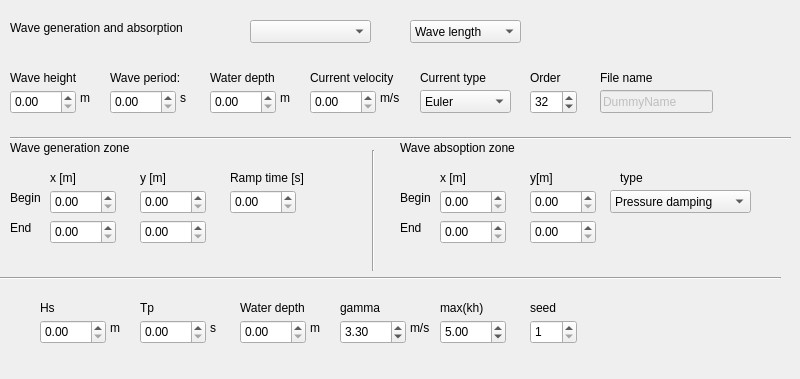
    <widget class="QWidget" name="tab_5">
     <attribute name="title">
      <string>Wave Generation</string>
     </attribute>
     <widget class="Line" name="line_25">
      <property name="geometry">
       <rect>
        <x>0</x>
        <y>270</y>
        <width>781</width>
        <height>16</height>
       </rect>
      </property>
      <property name="orientation">
       <enum>Qt::Horizontal</enum>
      </property>
     </widget>
     <widget class="QLabel" name="label_52">
      <property name="geometry">
       <rect>
        <x>10</x>
        <y>20</y>
        <width>331</width>
        <height>16</height>
       </rect>
      </property>
      <property name="text">
       <string>Wave generation and absorption</string>
      </property>
     </widget>
     <widget class="QLabel" name="label_55">
      <property name="geometry">
       <rect>
        <x>10</x>
        <y>140</y>
        <width>151</width>
        <height>16</height>
       </rect>
      </property>
      <property name="text">
       <string>Wave generation zone</string>
      </property>
     </widget>
     <widget class="Line" name="line_27">
      <property name="geometry">
       <rect>
        <x>10</x>
        <y>130</y>
        <width>781</width>
        <height>16</height>
       </rect>
      </property>
      <property name="orientation">
       <enum>Qt::Horizontal</enum>
      </property>
     </widget>
     <widget class="QDoubleSpinBox" name="xGenStart">
      <property name="geometry">
       <rect>
        <x>50</x>
        <y>190</y>
        <width>66</width>
        <height>24</height>
       </rect>
      </property>
      <property name="maximum">
       <double>100000.000000000000000</double>
      </property>
     </widget>
     <widget class="QDoubleSpinBox" name="xGenEnd">
      <property name="geometry">
       <rect>
        <x>50</x>
        <y>220</y>
        <width>66</width>
        <height>24</height>
       </rect>
      </property>
      <property name="maximum">
       <double>100000.000000000000000</double>
      </property>
     </widget>
     <widget class="QDoubleSpinBox" name="yGenStart">
      <property name="geometry">
       <rect>
        <x>140</x>
        <y>190</y>
        <width>66</width>
        <height>24</height>
       </rect>
      </property>
      <property name="maximum">
       <double>100000.000000000000000</double>
      </property>
     </widget>
     <widget class="QDoubleSpinBox" name="yGenEnd">
      <property name="geometry">
       <rect>
        <x>140</x>
        <y>220</y>
        <width>66</width>
        <height>24</height>
       </rect>
      </property>
      <property name="maximum">
       <double>100000.000000000000000</double>
      </property>
     </widget>
     <widget class="QLabel" name="label_126">
      <property name="geometry">
       <rect>
        <x>50</x>
        <y>170</y>
        <width>41</width>
        <height>16</height>
       </rect>
      </property>
      <property name="text">
       <string>x [m]</string>
      </property>
     </widget>
     <widget class="QLabel" name="label_127">
      <property name="geometry">
       <rect>
        <x>140</x>
        <y>170</y>
        <width>41</width>
        <height>16</height>
       </rect>
      </property>
      <property name="text">
       <string>y [m]</string>
      </property>
     </widget>
     <widget class="QLabel" name="label_129">
      <property name="geometry">
       <rect>
        <x>10</x>
        <y>190</y>
        <width>41</width>
        <height>16</height>
       </rect>
      </property>
      <property name="text">
       <string>Begin</string>
      </property>
     </widget>
     <widget class="QLabel" name="label_130">
      <property name="geometry">
       <rect>
        <x>10</x>
        <y>220</y>
        <width>31</width>
        <height>16</height>
       </rect>
      </property>
      <property name="text">
       <string>End</string>
      </property>
     </widget>
     <widget class="QDoubleSpinBox" name="yAbsorbStart">
      <property name="geometry">
       <rect>
        <x>530</x>
        <y>190</y>
        <width>66</width>
        <height>24</height>
       </rect>
      </property>
      <property name="maximum">
       <double>100000.000000000000000</double>
      </property>
     </widget>
     <widget class="QLabel" name="label_132">
      <property name="geometry">
       <rect>
        <x>440</x>
        <y>170</y>
        <width>41</width>
        <height>16</height>
       </rect>
      </property>
      <property name="text">
       <string>x [m]</string>
      </property>
     </widget>
     <widget class="QDoubleSpinBox" name="xAbsorbStart">
      <property name="geometry">
       <rect>
        <x>440</x>
        <y>190</y>
        <width>66</width>
        <height>24</height>
       </rect>
      </property>
      <property name="maximum">
       <double>100000.000000000000000</double>
      </property>
     </widget>
     <widget class="QLabel" name="label_133">
      <property name="geometry">
       <rect>
        <x>400</x>
        <y>220</y>
        <width>31</width>
        <height>16</height>
       </rect>
      </property>
      <property name="text">
       <string>End</string>
      </property>
     </widget>
     <widget class="QLabel" name="label_134">
      <property name="geometry">
       <rect>
        <x>400</x>
        <y>140</y>
        <width>151</width>
        <height>16</height>
       </rect>
      </property>
      <property name="text">
       <string>Wave absoption zone</string>
      </property>
     </widget>
     <widget class="QDoubleSpinBox" name="xAbsorbEnd">
      <property name="geometry">
       <rect>
        <x>440</x>
        <y>220</y>
        <width>66</width>
        <height>24</height>
       </rect>
      </property>
      <property name="maximum">
       <double>100000.000000000000000</double>
      </property>
     </widget>
     <widget class="QDoubleSpinBox" name="yAbsorbEnd">
      <property name="geometry">
       <rect>
        <x>530</x>
        <y>220</y>
        <width>66</width>
        <height>24</height>
       </rect>
      </property>
      <property name="maximum">
       <double>100000.000000000000000</double>
      </property>
     </widget>
     <widget class="QLabel" name="label_135">
      <property name="geometry">
       <rect>
        <x>530</x>
        <y>170</y>
        <width>41</width>
        <height>16</height>
       </rect>
      </property>
      <property name="text">
       <string>y[m]</string>
      </property>
     </widget>
     <widget class="QLabel" name="label_136">
      <property name="geometry">
       <rect>
        <x>400</x>
        <y>190</y>
        <width>41</width>
        <height>16</height>
       </rect>
      </property>
      <property name="text">
       <string>Begin</string>
      </property>
     </widget>
     <widget class="Line" name="line_26">
      <property name="geometry">
       <rect>
        <x>363</x>
        <y>150</y>
        <width>20</width>
        <height>121</height>
       </rect>
      </property>
      <property name="orientation">
       <enum>Qt::Vertical</enum>
      </property>
     </widget>
     <widget class="QComboBox" name="waveType">
      <property name="geometry">
       <rect>
        <x>250</x>
        <y>20</y>
        <width>121</width>
        <height>23</height>
       </rect>
      </property>
     </widget>
     <widget class="QWidget" name="widget_SF" native="true">
      <property name="enabled">
       <bool>true</bool>
      </property>
      <property name="geometry">
       <rect>
        <x>-40</x>
        <y>60</y>
        <width>771</width>
        <height>80</height>
       </rect>
      </property>
      <widget class="QLabel" name="SF_TLabel">
       <property name="geometry">
        <rect>
         <x>150</x>
         <y>10</y>
         <width>81</width>
         <height>16</height>
        </rect>
       </property>
       <property name="text">
        <string>Wave period:</string>
       </property>
      </widget>
      <widget class="QDoubleSpinBox" name="SF_H">
       <property name="geometry">
        <rect>
         <x>50</x>
         <y>30</y>
         <width>66</width>
         <height>24</height>
        </rect>
       </property>
      </widget>
      <widget class="QLabel" name="label_142">
       <property name="geometry">
        <rect>
         <x>250</x>
         <y>10</y>
         <width>81</width>
         <height>16</height>
        </rect>
       </property>
       <property name="text">
        <string>Water depth</string>
       </property>
      </widget>
      <widget class="QDoubleSpinBox" name="SF_h">
       <property name="geometry">
        <rect>
         <x>250</x>
         <y>30</y>
         <width>66</width>
         <height>24</height>
        </rect>
       </property>
       <property name="maximum">
        <double>9999.000000000000000</double>
       </property>
      </widget>
      <widget class="QDoubleSpinBox" name="SF_T">
       <property name="geometry">
        <rect>
         <x>150</x>
         <y>30</y>
         <width>66</width>
         <height>24</height>
        </rect>
       </property>
       <property name="maximum">
        <double>1000.000000000000000</double>
       </property>
       <property name="singleStep">
        <double>0.100000000000000</double>
       </property>
      </widget>
      <widget class="QLabel" name="label_140">
       <property name="geometry">
        <rect>
         <x>50</x>
         <y>10</y>
         <width>81</width>
         <height>16</height>
        </rect>
       </property>
       <property name="text">
        <string>Wave height</string>
       </property>
      </widget>
      <widget class="QDoubleSpinBox" name="SF_U">
       <property name="geometry">
        <rect>
         <x>350</x>
         <y>30</y>
         <width>66</width>
         <height>24</height>
        </rect>
       </property>
      </widget>
      <widget class="QLabel" name="label_143">
       <property name="geometry">
        <rect>
         <x>350</x>
         <y>10</y>
         <width>101</width>
         <height>16</height>
        </rect>
       </property>
       <property name="text">
        <string>Current velocity</string>
       </property>
      </widget>
      <widget class="QLabel" name="label_144">
       <property name="geometry">
        <rect>
         <x>120</x>
         <y>30</y>
         <width>21</width>
         <height>16</height>
        </rect>
       </property>
       <property name="text">
        <string>m</string>
       </property>
      </widget>
      <widget class="QLabel" name="SF_TL_unit">
       <property name="geometry">
        <rect>
         <x>220</x>
         <y>30</y>
         <width>21</width>
         <height>16</height>
        </rect>
       </property>
       <property name="text">
        <string>s</string>
       </property>
      </widget>
      <widget class="QLabel" name="label_146">
       <property name="geometry">
        <rect>
         <x>320</x>
         <y>30</y>
         <width>21</width>
         <height>16</height>
        </rect>
       </property>
       <property name="text">
        <string>m</string>
       </property>
      </widget>
      <widget class="QLabel" name="label_147">
       <property name="geometry">
        <rect>
         <x>420</x>
         <y>30</y>
         <width>21</width>
         <height>16</height>
        </rect>
       </property>
       <property name="text">
        <string>m/s</string>
       </property>
      </widget>
      <widget class="QLabel" name="label_148">
       <property name="geometry">
        <rect>
         <x>460</x>
         <y>10</y>
         <width>81</width>
         <height>16</height>
        </rect>
       </property>
       <property name="text">
        <string>Current type</string>
       </property>
      </widget>
      <widget class="QComboBox" name="stokesOrEuler">
       <property name="geometry">
        <rect>
         <x>460</x>
         <y>30</y>
         <width>91</width>
         <height>23</height>
        </rect>
       </property>
       <item>
        <property name="text">
         <string>Euler</string>
        </property>
       </item>
       <item>
        <property name="text">
         <string>Stokes</string>
        </property>
       </item>
      </widget>
      <widget class="QLabel" name="label_149">
       <property name="geometry">
        <rect>
         <x>570</x>
         <y>10</y>
         <width>81</width>
         <height>16</height>
        </rect>
       </property>
       <property name="text">
        <string>Order</string>
       </property>
      </widget>
      <widget class="QSpinBox" name="SF_n">
       <property name="geometry">
        <rect>
         <x>570</x>
         <y>30</y>
         <width>47</width>
         <height>24</height>
        </rect>
       </property>
       <property name="minimum">
        <number>1</number>
       </property>
       <property name="maximum">
        <number>40</number>
       </property>
       <property name="value">
        <number>32</number>
       </property>
      </widget>
      <widget class="QLineEdit" name="irrFileName">
       <property name="enabled">
        <bool>false</bool>
       </property>
       <property name="geometry">
        <rect>
         <x>640</x>
         <y>30</y>
         <width>113</width>
         <height>23</height>
        </rect>
       </property>
       <property name="text">
        <string>DummyName</string>
       </property>
      </widget>
      <widget class="QLabel" name="irrFileName_label">
       <property name="geometry">
        <rect>
         <x>640</x>
         <y>10</y>
         <width>81</width>
         <height>16</height>
        </rect>
       </property>
       <property name="text">
        <string>File name</string>
       </property>
      </widget>
      <zorder>SF_TLabel</zorder>
      <zorder>SF_T</zorder>
      <zorder>SF_h</zorder>
      <zorder>label_140</zorder>
      <zorder>SF_H</zorder>
      <zorder>label_142</zorder>
      <zorder>SF_U</zorder>
      <zorder>label_143</zorder>
      <zorder>label_144</zorder>
      <zorder>SF_TL_unit</zorder>
      <zorder>label_146</zorder>
      <zorder>label_147</zorder>
      <zorder>label_148</zorder>
      <zorder>stokesOrEuler</zorder>
      <zorder>label_149</zorder>
      <zorder>SF_n</zorder>
      <zorder>irrFileName</zorder>
      <zorder>irrFileName_label</zorder>
     </widget>
     <widget class="QComboBox" name="LorP_ComboBox">
      <property name="geometry">
       <rect>
        <x>410</x>
        <y>20</y>
        <width>111</width>
        <height>23</height>
       </rect>
      </property>
      <item>
       <property name="text">
        <string>Wave length</string>
       </property>
      </item>
      <item>
       <property name="text">
        <string>wave period</string>
       </property>
      </item>
     </widget>
     <widget class="QComboBox" name="pressureDampingOrRelax">
      <property name="geometry">
       <rect>
        <x>610</x>
        <y>190</y>
        <width>141</width>
        <height>23</height>
       </rect>
      </property>
      <item>
       <property name="text">
        <string>Pressure damping</string>
       </property>
      </item>
      <item>
       <property name="text">
        <string>Relaxation zone</string>
       </property>
      </item>
     </widget>
     <widget class="QWidget" name="widget_JONSWAP" native="true">
      <property name="enabled">
       <bool>true</bool>
      </property>
      <property name="geometry">
       <rect>
        <x>-10</x>
        <y>290</y>
        <width>681</width>
        <height>80</height>
       </rect>
      </property>
      <widget class="QLabel" name="label_150">
       <property name="geometry">
        <rect>
         <x>150</x>
         <y>10</y>
         <width>81</width>
         <height>16</height>
        </rect>
       </property>
       <property name="text">
        <string>Tp</string>
       </property>
      </widget>
      <widget class="QDoubleSpinBox" name="Hs">
       <property name="geometry">
        <rect>
         <x>50</x>
         <y>30</y>
         <width>66</width>
         <height>24</height>
        </rect>
       </property>
      </widget>
      <widget class="QLabel" name="label_151">
       <property name="geometry">
        <rect>
         <x>250</x>
         <y>10</y>
         <width>81</width>
         <height>16</height>
        </rect>
       </property>
       <property name="text">
        <string>Water depth</string>
       </property>
      </widget>
      <widget class="QDoubleSpinBox" name="h">
       <property name="geometry">
        <rect>
         <x>250</x>
         <y>30</y>
         <width>66</width>
         <height>24</height>
        </rect>
       </property>
      </widget>
      <widget class="QDoubleSpinBox" name="Tp">
       <property name="geometry">
        <rect>
         <x>150</x>
         <y>30</y>
         <width>66</width>
         <height>24</height>
        </rect>
       </property>
      </widget>
      <widget class="QLabel" name="label_152">
       <property name="geometry">
        <rect>
         <x>50</x>
         <y>10</y>
         <width>81</width>
         <height>16</height>
        </rect>
       </property>
       <property name="text">
        <string>Hs</string>
       </property>
      </widget>
      <widget class="QDoubleSpinBox" name="gamma_2">
       <property name="geometry">
        <rect>
         <x>350</x>
         <y>30</y>
         <width>66</width>
         <height>24</height>
        </rect>
       </property>
       <property name="value">
        <double>3.300000000000000</double>
       </property>
      </widget>
      <widget class="QLabel" name="label_153">
       <property name="geometry">
        <rect>
         <x>350</x>
         <y>10</y>
         <width>81</width>
         <height>16</height>
        </rect>
       </property>
       <property name="text">
        <string>gamma</string>
       </property>
      </widget>
      <widget class="QLabel" name="label_154">
       <property name="geometry">
        <rect>
         <x>120</x>
         <y>30</y>
         <width>21</width>
         <height>16</height>
        </rect>
       </property>
       <property name="text">
        <string>m</string>
       </property>
      </widget>
      <widget class="QLabel" name="label_155">
       <property name="geometry">
        <rect>
         <x>220</x>
         <y>30</y>
         <width>21</width>
         <height>16</height>
        </rect>
       </property>
       <property name="text">
        <string>s</string>
       </property>
      </widget>
      <widget class="QLabel" name="label_156">
       <property name="geometry">
        <rect>
         <x>320</x>
         <y>30</y>
         <width>21</width>
         <height>16</height>
        </rect>
       </property>
       <property name="text">
        <string>m</string>
       </property>
      </widget>
      <widget class="QLabel" name="label_157">
       <property name="geometry">
        <rect>
         <x>420</x>
         <y>30</y>
         <width>21</width>
         <height>16</height>
        </rect>
       </property>
       <property name="text">
        <string>m/s</string>
       </property>
      </widget>
      <widget class="QDoubleSpinBox" name="maxkh">
       <property name="geometry">
        <rect>
         <x>450</x>
         <y>30</y>
         <width>66</width>
         <height>24</height>
        </rect>
       </property>
       <property name="value">
        <double>5.000000000000000</double>
       </property>
      </widget>
      <widget class="QLabel" name="label_166">
       <property name="geometry">
        <rect>
         <x>450</x>
         <y>10</y>
         <width>81</width>
         <height>16</height>
        </rect>
       </property>
       <property name="text">
        <string>max(kh)</string>
       </property>
      </widget>
      <widget class="QLabel" name="label_167">
       <property name="geometry">
        <rect>
         <x>540</x>
         <y>10</y>
         <width>81</width>
         <height>16</height>
        </rect>
       </property>
       <property name="text">
        <string>seed</string>
       </property>
      </widget>
      <widget class="QSpinBox" name="seed">
       <property name="geometry">
        <rect>
         <x>540</x>
         <y>30</y>
         <width>47</width>
         <height>24</height>
        </rect>
       </property>
       <property name="minimum">
        <number>1</number>
       </property>
       <property name="maximum">
        <number>5</number>
       </property>
      </widget>
     </widget>
     <widget class="QDoubleSpinBox" name="rampTime">
      <property name="geometry">
       <rect>
        <x>230</x>
        <y>190</y>
        <width>66</width>
        <height>24</height>
       </rect>
      </property>
     </widget>
     <widget class="QLabel" name="label_163">
      <property name="geometry">
       <rect>
        <x>230</x>
        <y>170</y>
        <width>91</width>
        <height>16</height>
       </rect>
      </property>
      <property name="text">
       <string>Ramp time [s]</string>
      </property>
     </widget>
     <widget class="QLabel" name="label_164">
      <property name="geometry">
       <rect>
        <x>620</x>
        <y>170</y>
        <width>41</width>
        <height>16</height>
       </rect>
      </property>
      <property name="text">
       <string>type</string>
      </property>
     </widget>
     <zorder>widget_SF</zorder>
     <zorder>line_25</zorder>
     <zorder>label_52</zorder>
     <zorder>label_55</zorder>
     <zorder>line_27</zorder>
     <zorder>xGenStart</zorder>
     <zorder>xGenEnd</zorder>
     <zorder>yGenStart</zorder>
     <zorder>yGenEnd</zorder>
     <zorder>label_126</zorder>
     <zorder>label_127</zorder>
     <zorder>label_129</zorder>
     <zorder>label_130</zorder>
     <zorder>yAbsorbStart</zorder>
     <zorder>label_132</zorder>
     <zorder>xAbsorbStart</zorder>
     <zorder>label_133</zorder>
     <zorder>label_134</zorder>
     <zorder>xAbsorbEnd</zorder>
     <zorder>yAbsorbEnd</zorder>
     <zorder>label_135</zorder>
     <zorder>label_136</zorder>
     <zorder>line_26</zorder>
     <zorder>waveType</zorder>
     <zorder>LorP_ComboBox</zorder>
     <zorder>pressureDampingOrRelax</zorder>
     <zorder>widget_JONSWAP</zorder>
     <zorder>rampTime</zorder>
     <zorder>label_163</zorder>
     <zorder>label_164</zorder>
    </widget>
